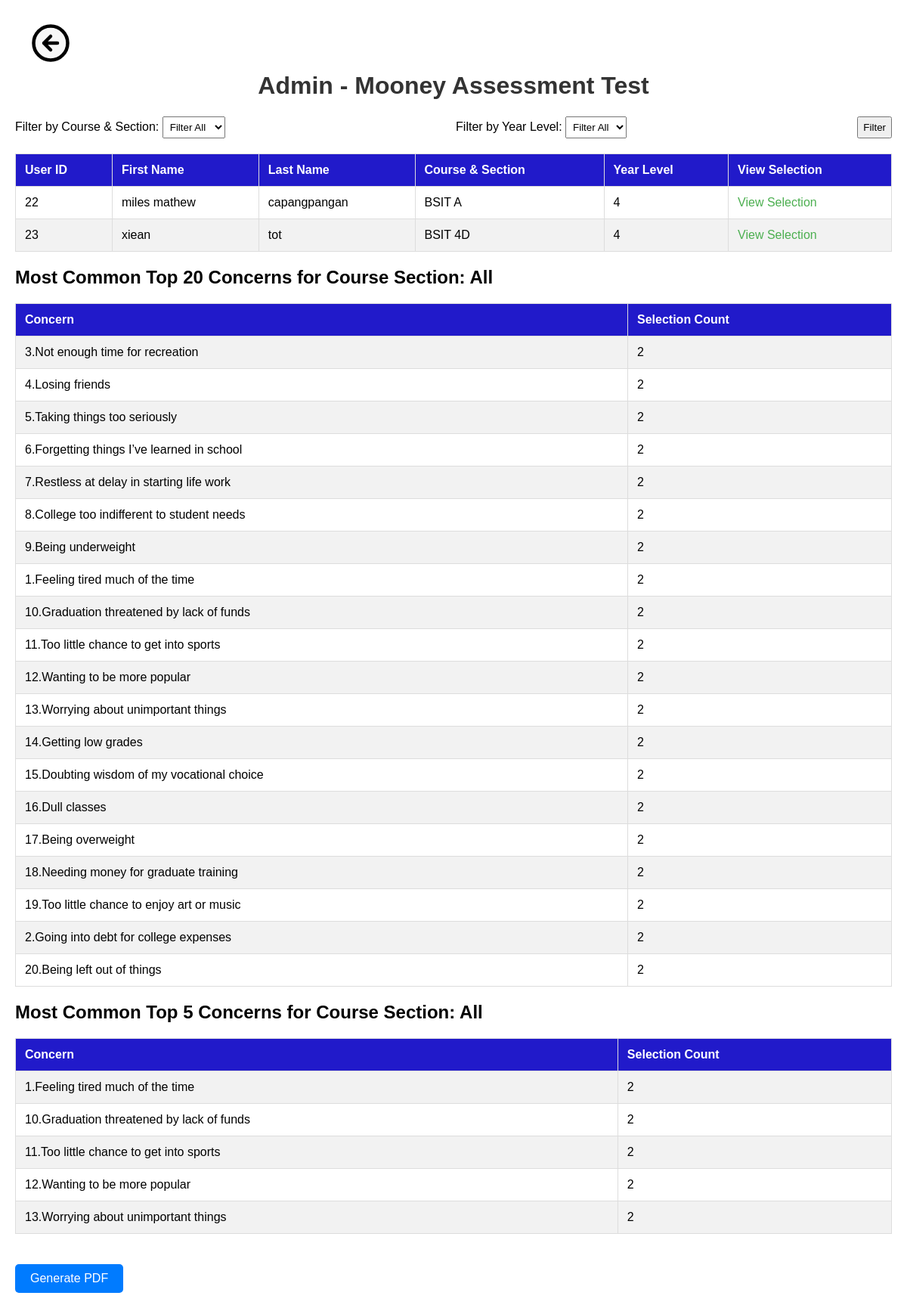
Screenshot of /admin_display_selections.php (signed in) with the database file from the repository.
### tables this page shows
CREATE TABLE `user` (
  `user_id` int(11) NOT NULL,
  `first_name` varchar(50) NOT NULL,
  `last_name` varchar(50) NOT NULL,
  `subject` varchar(50) NOT NULL,
  `email` varchar(100) NOT NULL,
  `password` varchar(255) NOT NULL,
  `confirmation_status` enum('not confirmed','confirmed') NOT NULL,
  `profile_picture` varchar(255) DEFAULT NULL,
  `address` text NOT NULL,
  `confirmation_code` varchar(50) NOT NULL,
  `forgot_password_code` varchar(40) NOT NULL,
  `role` enum('user','admin') NOT NULL DEFAULT 'user',
  `course_section` varchar(255) DEFAULT NULL,
  `year_level` int(11) DEFAULT NULL
);

CREATE TABLE `selections` (
  `user_id` int(11) NOT NULL,
  `top_20` text DEFAULT NULL,
  `top_5` text DEFAULT NULL,
  `concern` varchar(255) NOT NULL,
  `selection_count` int(11) DEFAULT 1,
  `submitted` int(1) DEFAULT 0,
  `year_level` int(11) NOT NULL,
  `course_section` text NOT NULL
);

CREATE TABLE `aggregated_concerns` (
  `concern` varchar(255) NOT NULL,
  `selection_count` int(11) DEFAULT 0
);

### admin_display_selections.php (the view, shortened to what this page needs)
<!DOCTYPE html>
<html lang="en">
<head>
</head>
<body>
<?php
    include 'db.php';
    $filter_course_section = isset($_GET['course_section']) ? $_GET['course_section'] : 'All';
    $filter_year_level = isset($_GET['year_level']) ? $_GET['year_level'] : 'All';
    $query = "SELECT u.user_id, u.first_name, u.last_name, s.course_section, s.year_level
              FROM user u
              JOIN selections s ON u.user_id = s.user_id
              WHERE 1=1";
    $result = mysqli_query($con, $query);
?>
<a href="admin_page.php" style="position: absolute; top: 20px; left: 40px; text-decoration: none; color: black;">
    <svg width="54" height="74" viewBox="0 0 24 24" fill="none" xmlns="http://www.w3.org/2000/svg">
        <circle cx="12" cy="12" r="10" fill="#F7F7F7" stroke="black" stroke-width="2"/>
        <path d="M8 12H16M8 12L12 8M8 12L12 16" stroke="black" stroke-width="2" stroke-linecap="round" stroke-linejoin="round"/>
    </svg>
</a>
<br><br><br>
<center><h1>Admin - Mooney Assessment Test</h1></center>
<form method="GET" action="admin_display_selections.php" class="filter-form">
    <div>
        <label for="course_section">Filter by Course & Section:</label>
        <select name="course_section" id="course_section">
            <option value="All" <?php if ($filter_course_section == 'All') echo 'selected'; ?>>Filter All</option>
        </select>
    </div>
    <div>
        <label for="year_level">Filter by Year Level:</label>
        <select name="year_level" id="year_level">
            <option value="All" <?php if ($filter_year_level == 'All') echo 'selected'; ?>>Filter All</option>
        </select>
    </div>
    <button type="submit">Filter</button>
</form>
<table>
    <thead>
        <tr>
            <th>User ID</th>
            <th>First Name</th>
            <th>Last Name</th>
            <th>Course & Section</th>
            <th>Year Level</th>
            <th>View Selection</th>
        </tr>
    </thead>
    <tbody>
        <?php
            while ($row = mysqli_fetch_assoc($result)) {
                echo '<tr>';
                echo '<td>' . htmlspecialchars($row['user_id']) . '</td>';
                echo '<td>' . htmlspecialchars($row['first_name']) . '</td>';
                echo '<td>' . htmlspecialchars($row['last_name']) . '</td>';
                echo '<td>' . htmlspecialchars($row['course_section']) . '</td>';
                echo '<td>' . htmlspecialchars($row['year_level']) . '</td>';
                echo '<td><a href="view_user_selections.php?user_id=' . $row['user_id'] . '">View Selection</a></td>';
                echo '</tr>';
            }
        ?>
    </tbody>
</table>
<?php
$query_top_20 = "SELECT ac.concern, COUNT(DISTINCT s.user_id) AS selection_count
                 FROM aggregated_concerns ac
                 JOIN selections s ON FIND_IN_SET(ac.concern, s.top_20) > 0
                 WHERE 1=1";
$query_top_20 .= " GROUP BY ac.concern
                   ORDER BY selection_count DESC
                   LIMIT 20";
$query_top_5 = "SELECT ac.concern, COUNT(DISTINCT s.user_id) AS selection_count
                FROM aggregated_concerns ac
                JOIN selections s ON FIND_IN_SET(ac.concern, s.top_5) > 0
                WHERE 1=1";
$query_top_5 .= " GROUP BY ac.concern
                  ORDER BY selection_count DESC
                  LIMIT 5";
$result_top_20 = mysqli_query($con, $query_top_20);
$result_top_5 = mysqli_query($con, $query_top_5);
echo '<h2>Most Common Top 20 Concerns for Course Section: ' . htmlspecialchars($filter_course_section) . '</h2>';
echo '<table>';
echo '<tr><th>Concern</th><th>Selection Count</th></tr>';
while ($row = mysqli_fetch_assoc($result_top_20)) {
    echo '<tr>';
    echo '<td>' . htmlspecialchars($row['concern']) . '</td>';
    echo '<td>' . htmlspecialchars($row['selection_count']) . '</td>';
    echo '</tr>';
}
echo '</table>';
echo '<h2>Most Common Top 5 Concerns for Course Section: ' . htmlspecialchars($filter_course_section) . '</h2>';
echo '<table>';
echo '<tr><th>Concern</th><th>Selection Count</th></tr>';
while ($row = mysqli_fetch_assoc($result_top_5)) {
    echo '<tr>';
    echo '<td>' . htmlspecialchars($row['concern']) . '</td>';
    echo '<td>' . htmlspecialchars($row['selection_count']) . '</td>';
    echo '</tr>';
}
echo '</table>';
?>
<a href="mooneypdf.php?course_section=<?php echo urlencode($filter_course_section); ?>&year_level=<?php echo urlencode($filter_year_level); ?>" class="btn" target="_blank">Generate PDF</a>
</body>
</html>

### admin_display_selections.php (style rules this page uses)
body { font-family: Arial, sans-serif; margin: 20px; }
h1 { color: #333; }
table { width: 100%; border-collapse: collapse; margin-bottom: 20px; }
table, th, td { border: 1px solid #ddd; }
th, td { padding: 12px; text-align: left; }
th { background-color: #211ACA; color: white; }
tr:nth-child(even) { background-color: #f2f2f2; }
a { color: #4CAF50; text-decoration: none; }
.filter-form { margin-bottom: 20px; display: flex; justify-content: space-between; }
select { padding: 5px; margin-right: 10px; }
.btn { display: inline-block; padding: 10px 20px; margin-top: 20px; color: white; background-color: #007BFF; border: none; border-radius: 5px; text-decoration: none; }

### rows the page displays
user: user_id "22", first_name "miles mathew", last_name "capangpangan", selections.course_section "BSIT A", selections.year_level "4"
user: user_id "23", first_name "xiean", last_name "tot", selections.course_section "BSIT 4D", selections.year_level "4"
aggregated_concerns: concern "3.Not enough time for recreation", selection_count "2"
aggregated_concerns: concern "4.Losing friends", selection_count "2"
aggregated_concerns: concern "5.Taking things too seriously", selection_count "2"
aggregated_concerns: concern "6.Forgetting things I’ve learned in school", selection_count "2"
aggregated_concerns: concern "7.Restless at delay in starting life work", selection_count "2"
aggregated_concerns: concern "8.College too indifferent to student needs", selection_count "2"
aggregated_concerns: concern "9.Being underweight", selection_count "2"
aggregated_concerns: concern "1.Feeling tired much of the time", selection_count "2"
aggregated_concerns: concern "10.Graduation threatened by lack of funds", selection_count "2"
aggregated_concerns: concern "11.Too little chance to get into sports", selection_count "2"
aggregated_concerns: concern "12.Wanting to be more popular", selection_count "2"
aggregated_concerns: concern "13.Worrying about unimportant things", selection_count "2"
aggregated_concerns: concern "14.Getting low grades", selection_count "2"
aggregated_concerns: concern "15.Doubting wisdom of my vocational choice", selection_count "2"
aggregated_concerns: concern "16.Dull classes", selection_count "2"
aggregated_concerns: concern "17.Being overweight", selection_count "2"
aggregated_concerns: concern "18.Needing money for graduate training", selection_count "2"
aggregated_concerns: concern "19.Too little chance to enjoy art or music", selection_count "2"
aggregated_concerns: concern "2.Going into debt for college expenses", selection_count "2"
aggregated_concerns: concern "20.Being left out of things", selection_count "2"

### other values shown
$filter_course_section "All"
